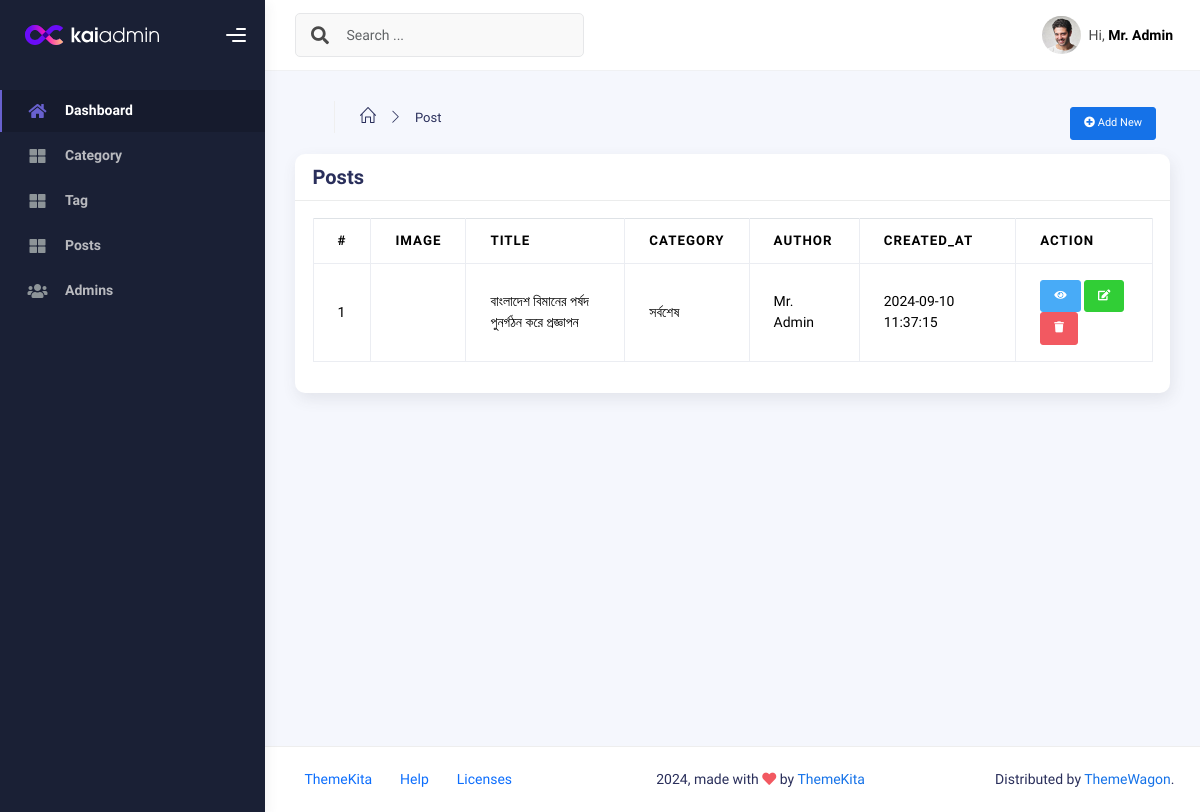
The app's page /admin/post.php (signed in), older data.
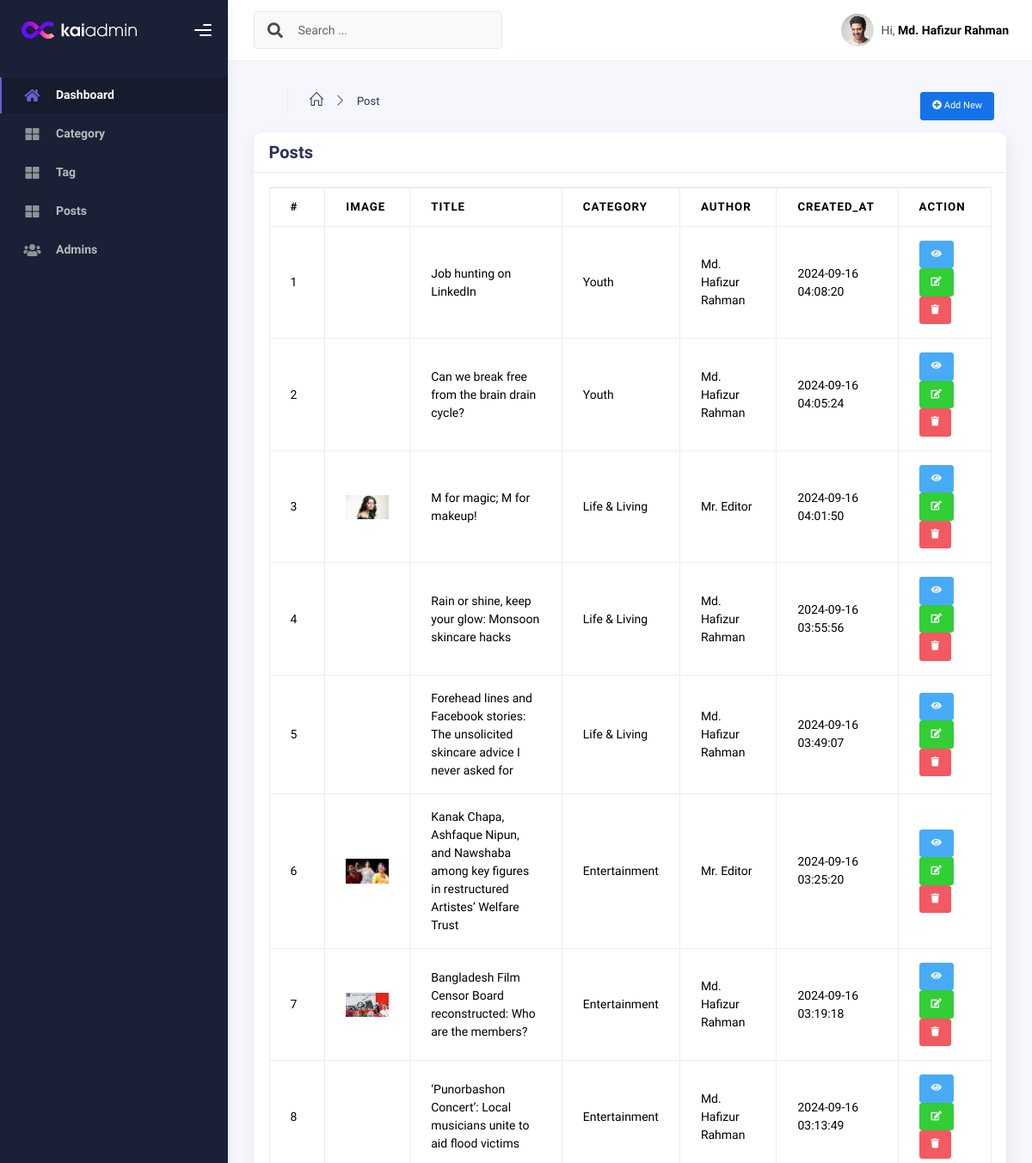
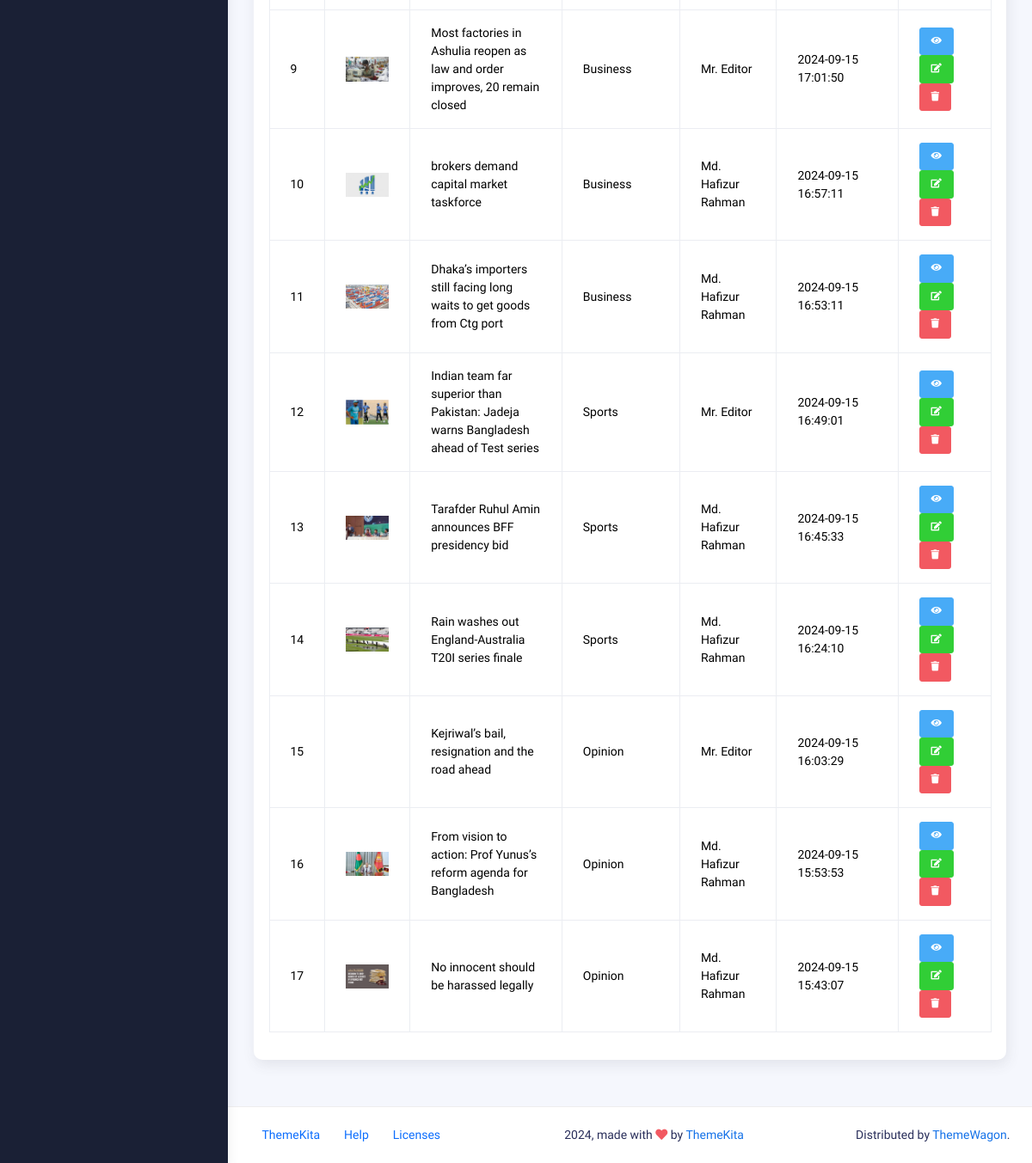
The same page, newer data (2 pictures, top to bottom).
### tables this page shows
CREATE TABLE `post` (
  `id` int NOT NULL,
  `category_id` int NOT NULL,
  `user_id` int NOT NULL,
  `title` varchar(255) NOT NULL,
  `slug` varchar(255) NOT NULL,
  `description` longtext NOT NULL,
  `image` varchar(255) NOT NULL,
  `is_published` tinyint(1) NOT NULL DEFAULT '0',
  `is_featured` tinyint(1) DEFAULT '0',
  `created_at` timestamp NULL DEFAULT CURRENT_TIMESTAMP,
  `updated_at` timestamp NULL DEFAULT CURRENT_TIMESTAMP
);

CREATE TABLE `category` (
  `id` int NOT NULL,
  `name` varchar(255) NOT NULL,
  `slug` varchar(255) NOT NULL
);

CREATE TABLE `users` (
  `id` int NOT NULL,
  `name` varchar(255) NOT NULL,
  `email` varchar(255) NOT NULL,
  `password` varchar(255) NOT NULL,
  `status` enum('active','inactive') NOT NULL DEFAULT 'active',
  `image` varchar(255) DEFAULT NULL,
  `role` enum('admin','editor','user') NOT NULL DEFAULT 'user',
  `phone` varchar(15) DEFAULT NULL
);

### admin/post.php (the view, shortened to what the changed rows need)
<?php
include "layout/head.php";
?>
<body>
    <div class="wrapper">
        <div class="main-panel">
            <div class="main-header">
                <?php
                include "layout/header.php";
                ?>
            </div>
            <div class="container">
                <div class="page-inner">
                    <div class="row">
                        <div class="col-md-12">
                            <div class="card">
                                <div class="card-body">
                                    <div class="table-responsive">
                                        <table class="table table-bordered" id="datatable">
                                            <thead>
                                                <tr>
                                                    <th scope="col">#</th>
                                                    <th scope="col">Image</th>
                                                    <th scope="col">Title</th>
                                                    <th scope="col">Category</th>
                                                    <th scope="col">Author</th>
                                                    <th scope="col">Created_At</th>
                                                    <th scope="col">Action</th>
                                                </tr>
                                            </thead>
                                            <tbody>
                                                <?php
                                                $sql = "SELECT post.*, category.name as categoryName,users.name as author FROM post
                                                    INNER JOIN category ON post.category_id = category.id INNER JOIN users ON post.user_id = users.id ORDER BY post.id DESC;";
                                                $stmt = $pdo->prepare($sql);
                                                $stmt->execute();
                                                $posts = $stmt->fetchAll(PDO::FETCH_OBJ);
                                                foreach ($posts as $key => $post) {
                                                ?>
                                                    <tr>
                                                        <td><?php echo $key + 1 ?></td>
                                                        <td>
                                                            <img style="width: 50px;" src="<?php echo $post->image ?>" alt="">
                                                        </td>
                                                        <td><?php echo $post->title ?></td>
                                                        <td><?php echo $post->categoryName ?></td>
                                                        <td><?php echo $post->author ?></td>
                                                        <td><?php echo $post->created_at ?></td>
                                                        <td>
                                                            <a href="postShow.php?id=<?php echo $post->id; ?>" class="btn btn-info btn-sm"><i class="fa fa-eye"></i></a>
                                                            <a href="postEdit.php?id=<?php echo $post->id; ?>" class="btn btn-success btn-sm"><i class="fa fa-edit"></i></a>
                                                            <?php
                                                            if ($_SESSION['user_id'] == $post->user_id || $_SESSION['role'] == "admin") { ?>
                                                                <a onclick="return confirm('Are you sure to delete?')" href="postDelete.php?id=<?php echo $post->id; ?>" class="btn btn-danger btn-sm"><i class="fa fa-trash"></i></a>
                                                            <?php     }
                                                            ?>
                                                        </td>
                                                    </tr>
                                                <?php
                                                }
                                                ?>
                                            </tbody>
                                        </table>
                                    </div>
                                </div>
                            </div>
                        </div>
                    </div>
                </div>
            </div>
        </div>
    </div>
</body>
</html>

### admin/layout/header.php (shortened to what the changed rows need)
<nav
    class="navbar navbar-header navbar-header-transparent navbar-expand-lg border-bottom">
    <div class="container-fluid">
        <ul class="navbar-nav topbar-nav ms-md-auto align-items-center">
            <li class="nav-item topbar-user dropdown hidden-caret">
                <a
                    class="dropdown-toggle profile-pic"
                    data-bs-toggle="dropdown"
                    href="#"
                    aria-expanded="false">
                    <span class="profile-username">
                        <span class="op-7">Hi,</span>
                        <span class="fw-bold"><?php echo $_SESSION['name']; ?></span>
                    </span>
                </a>
            </li>
        </ul>
    </div>
</nav>

Row changes from the older to the newer data that the page shows:
removed post: title "বাংলাদেশ বিমানের পর্ষদ পুনর্গঠন করে প্রজ্ঞাপন", category.name "সর্বশেষ", user.name "Mr. Admin", created_at "2024-09-10 11:37:15"
added post: title "Job hunting on LinkedIn", category.name "Youth", user.name "Md. Hafizur Rahman", created_at "2024-09-16 04:08:20"
added post: title "Can we break free from the brain drain cycle?", category.name "Youth", user.name "Md. Hafizur Rahman", created_at "2024-09-16 04:05:24"
added post: image (picture), title "M for magic; M for makeup!", category.name "Life & Living", user.name "Mr. Editor", created_at "2024-09-16 04:01:50"
added post: title "Rain or shine, keep your glow: Monsoon skincare hacks", category.name "Life & Living", user.name "Md. Hafizur Rahman", created_at "2024-09-16 03:55:56"
added post: title "Forehead lines and Facebook stories: The unsolicited skincare advice I never asked for", category.name "Life & Living", user.name "Md. Hafizur Rahman", created_at "2024-09-16 03:49:07"
added post: image (picture), title "Kanak Chapa, Ashfaque Nipun, and Nawshaba among key figures in restructured Artistes’ Welfare Trust", category.name "Entertainment", user.name "Mr. Editor", created_at "2024-09-16 03:25:20"
added post: image (picture), title "Bangladesh Film Censor Board reconstructed: Who are the members?", category.name "Entertainment", user.name "Md. Hafizur Rahman", created_at "2024-09-16 03:19:18"
added post: title "‘Punorbashon Concert’: Local musicians unite to aid flood victims", category.name "Entertainment", user.name "Md. Hafizur Rahman", created_at "2024-09-16 03:13:49"
added post: image (picture), title "Most factories in Ashulia reopen as law and order improves, 20 remain closed", category.name "Business", user.name "Mr. Editor", created_at "2024-09-15 17:01:50"
added post: image (picture), title "brokers demand capital market taskforce", category.name "Business", user.name "Md. Hafizur Rahman", created_at "2024-09-15 16:57:11"
added post: image (picture), title "Dhaka’s importers still facing long waits to get goods from Ctg port", category.name "Business", user.name "Md. Hafizur Rahman", created_at "2024-09-15 16:53:11"
added post: image (picture), title "Indian team far superior than Pakistan: Jadeja warns Bangladesh ahead of Test series", category.name "Sports", user.name "Mr. Editor", created_at "2024-09-15 16:49:01"
added post: image (picture), title "Tarafder Ruhul Amin announces BFF presidency bid", category.name "Sports", user.name "Md. Hafizur Rahman", created_at "2024-09-15 16:45:33"
added post: image (picture), title "Rain washes out England-Australia T20I series finale", category.name "Sports", user.name "Md. Hafizur Rahman", created_at "2024-09-15 16:24:10"
added post: title "Kejriwal’s bail, resignation and the road ahead", category.name "Opinion", user.name "Mr. Editor", created_at "2024-09-15 16:03:29"
added post: image (picture), title "From vision to action: Prof Yunus’s reform agenda for Bangladesh", category.name "Opinion", user.name "Md. Hafizur Rahman", created_at "2024-09-15 15:53:53"
added post: image (picture), title "No innocent should be harassed legally", category.name "Opinion", user.name "Md. Hafizur Rahman", created_at "2024-09-15 15:43:07"
Text that changed along with them:
$_SESSION['name']: "Mr. Admin" → "Md. Hafizur Rahman"
